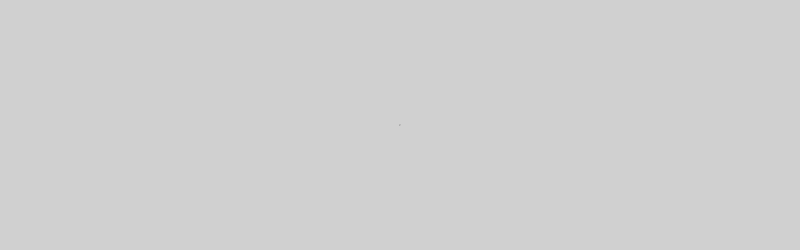
Frame 1 (no input)
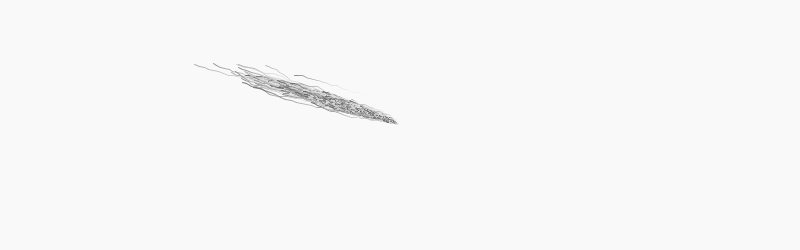
Frame 60 (the mouse pressed at the canvas centre just before this capture)
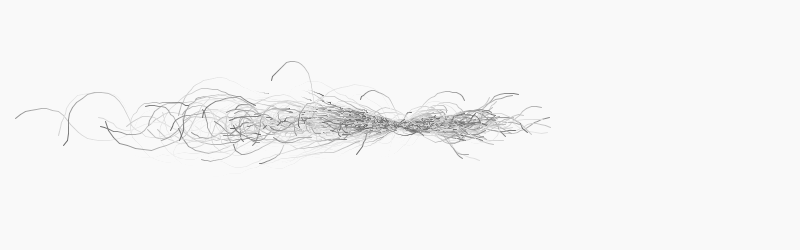
Frame 120 (the mouse held since frame 60 and released just before this capture)

The Processing sketch that drew these frames (run headless with seeded random() and noise(); from frame 60 on, the mouse is pressed at the canvas centre):

// Processing sketch: processing_11878
// ── processing_11878.pde

Agent[] agent ;
int NUMAGENTS = 1200 ;

void setup() {
  size(800, 250) ;
  agent = new Agent[NUMAGENTS] ;
  createAgents( width/2, height/2 ) ;

}

void createAgents(int x, int y) {
  for ( int i = 0 ; i < NUMAGENTS ; i++ )
    agent[i] = new Agent(x, y, 0) ;
}

void mouseClicked() {
  createAgents(mouseX, mouseY) ;
}

void draw() {
  // fade
  noStroke(); fill(255, 20) ;
  rect(0,0, width,height) ;

  // Draw and move each agent
  for ( int i = 0 ; i < NUMAGENTS ; i++ ) {
    //Agents steer randomly either towards or away from target, though 
    //preference is weighted to steer towards the target
    agent[i].steerToTarget(random(-0.1,0.4), mouseX, mouseY) ;
    //Randomly ajust speed
    agent[i].changeSpeed(random(-0.4, 0.4)) ;
    agent[i].updateLocation() ;
    agent[i].render() ;
  }
}

class Agent {
  
  // Current location of the Agent
  float locationX, locationY ;
  float prevLocX, prevLocY ;
  float velocity ;
  
  int shade ;
  
  // Direction in radians.
  // 0 is up, 0.5*PI is left, PI is down, 1.5*PI is right, 2*PI is up
  float direction ;  
  // Maximum speed that the agent can move at
  int maxVelocity = 9 ;

  Agent(float x, float y, float d) {

    prevLocX = x ;    
    prevLocY = y ;
    locationX = x ;
    locationY = y ;
    direction = d ;
    velocity = 0 ;
    shade = int ( random(100,230) ) ;

  }
  
  void updateLocation() {
    
    if ( velocity >= maxVelocity ) velocity = maxVelocity ;
    if ( velocity < 0 ) velocity = 0 ;
    
    prevLocX = locationX ;
    prevLocY = locationY ;

    locationX = ( locationX + width - sin(direction) * velocity ) % width ;
    locationY = ( locationY + height - cos(direction) * velocity ) % height ;
  }
 
  void changeSpeed(float change) {
    velocity += change ;   
  }
  
  // Steer the agent towards the target for a positive value of change, away
  // for a negative value
  void steerToTarget(float change, int targetX, int targetY) {

    float angleBetwn = atan2 (  (targetX - locationX) , (targetY - locationY) ) + PI ;

    if ( angleBetwn > HALF_PI && angleBetwn < 3*HALF_PI ) {
      if ( direction - angleBetwn > 0 ) {
        direction = ( direction + TWO_PI - change ) % TWO_PI ;      
      } else {
        direction = ( direction + TWO_PI + change ) % TWO_PI ;      
      }
    } else {
      if ( ( (direction + PI) % TWO_PI - (angleBetwn + PI) % TWO_PI ) > 0 ) {
        direction = ( direction + TWO_PI - change ) % TWO_PI ;      
      } else {
        direction = ( direction + TWO_PI + change ) % TWO_PI ;      
      }
    }
  }
  
  // Draw the agent on screen
  void render() {
    stroke(shade) ;
    if ( dist(prevLocX,prevLocY, locationX,locationY) <= maxVelocity+1 ) {
      line(prevLocX,prevLocY, locationX,locationY) ;
    }
  }

}
